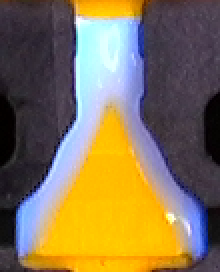
#> input picture hsv/orange/images/temp.png, 110 x 136 px, found by its file name (shown 2 times larger)
$ python hsv_dragger.py
#> lines starting #> are read from the running program, lines starting #| are printed output that depends on the picture; after the words box and inside, x2 and y2 are one past the last pixel; in counts of white or black regions, pixels touching at a corner belong together
import cv2
import numpy as np

# Hàm callback cho trackbar
def nothing(x):
    pass

# Đọc ảnh
path = r"D:\NguyenCuong\1A\FT672\hsv\orange\images\temp.png"  # Thay bằng đường dẫn ảnh của bạn
image = cv2.imread(path)
#> image is the input picture: shape (136, 110, 3); mean B, G, R 85.4, 116.4, 133.4

if image is None:
    print(f"Không thể đọc ảnh từ {path}")
    exit()

# Chuyển sang HSV
hsv = cv2.cvtColor(image, cv2.COLOR_BGR2HSV)
#> hsv: shape (136, 110, 3); mean H, S, V 95.3, 113.6, 150.3

# Tạo cửa sổ cho trackbar
cv2.namedWindow("HSV Controls")

# Tạo trackbar với các giá trị mặc định cho White & Blue
cv2.createTrackbar("Blue H Min", "HSV Controls", 80, 179, nothing)   # Blue H Min
cv2.createTrackbar("Blue H Max", "HSV Controls", 179, 179, nothing)  # Blue H Max
cv2.createTrackbar("S Min", "HSV Controls", 0, 255, nothing)         # S Min
cv2.createTrackbar("S Max", "HSV Controls", 255, 255, nothing)       # S Max
cv2.createTrackbar("V Min", "HSV Controls", 110, 255, nothing)       # V Min
cv2.createTrackbar("V Max", "HSV Controls", 255, 255, nothing)       # V Max
cv2.createTrackbar("White S Max", "HSV Controls", 100, 255, nothing) # White S Max
cv2.createTrackbar("White V Min", "HSV Controls", 110, 255, nothing) # White V Min

while True:
    # Lấy giá trị từ trackbar
    blue_h_min = cv2.getTrackbarPos("Blue H Min", "HSV Controls")
    blue_h_max = cv2.getTrackbarPos("Blue H Max", "HSV Controls")
    s_min = cv2.getTrackbarPos("S Min", "HSV Controls")
    s_max = cv2.getTrackbarPos("S Max", "HSV Controls")
    v_min = cv2.getTrackbarPos("V Min", "HSV Controls")
    v_max = cv2.getTrackbarPos("V Max", "HSV Controls")
    white_s_max = cv2.getTrackbarPos("White S Max", "HSV Controls")
    white_v_min = cv2.getTrackbarPos("White V Min", "HSV Controls")

    # Định nghĩa khoảng màu cho nhóm White & Blue
    # Trắng: S thấp, V cao
    lower_white = np.array([0, 0, white_v_min])
    upper_white = np.array([179, white_s_max, 255])

    # Xanh: Hue từ trackbar
    lower_blue = np.array([blue_h_min, s_min, v_min])
    upper_blue = np.array([blue_h_max, s_max, v_max])

    # Tạo mask cho từng màu
    white_mask = cv2.inRange(hsv, lower_white, upper_white)
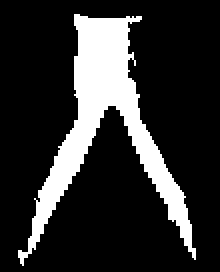
#> white_mask: shape (136, 110) (shown 2 times larger); 18.7% white; 1 white region, box (x1, y1, x2, y2) and area: (9, 7, 98, 133) 2800
    blue_mask = cv2.inRange(hsv, lower_blue, upper_blue)
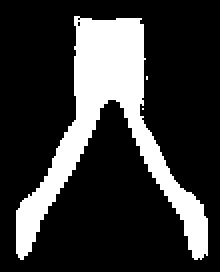
#> blue_mask: shape (136, 110) (shown 2 times larger); 21.7% white; 3 white regions (2 under 20 px), largest, box (x1, y1, x2, y2) and area: (8, 8, 104, 130) 3238

    # Gộp mask của trắng và xanh
    group1_mask = cv2.bitwise_or(white_mask, blue_mask)
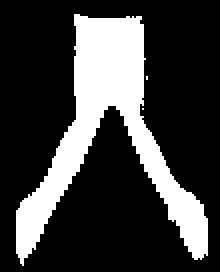
#> group1_mask: shape (136, 110) (shown 2 times larger); 24.3% white; 3 white regions (2 under 20 px), largest, box (x1, y1, x2, y2) and area: (8, 7, 104, 133) 3625

    # Áp dụng mask lên ảnh gốc
    group1_result = cv2.bitwise_and(image, image, mask=group1_mask)
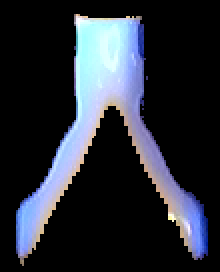
#> group1_result: shape (136, 110, 3) (shown 2 times larger); mean B, G, R 53.3, 44.2, 40

    # Lưu kết quả
    cv2.imwrite(r'D:\NguyenCuong\1A\FT672\hsv\orange\images\group_1.png', group1_result)
    cv2.imwrite(r'D:\NguyenCuong\1A\FT672\hsv\orange\images\group_1_mask.png', group1_mask)

    # Hiển thị kết quả
    cv2.imshow("Original Image", image)
    cv2.imshow("Group 1 (White + Blue)", group1_result)
    cv2.imshow("Group 1 Mask", group1_mask)

    # Thoát khi nhấn ESC
    if cv2.waitKey(1) & 0xFF == 27:
#> (key Esc is pressed here)
        break

cv2.destroyAllWindows()
